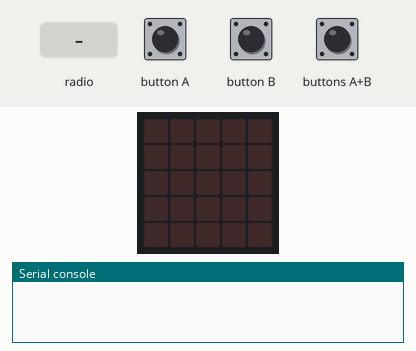
Simulated run of this program. Board: BBC micro:bit (MakeCode). On the bench: the board's 5×5 LED display, the last lines printed to the serial console. Inputs (shaded band) come from the test bench. No radio messages arrive unless stated (any console line starting 'radio sent:' is added by the test bench).

Above: at 1.2 s.
1.3 s: buttons A+B pressed for 0.15 s
At 2.6 s:
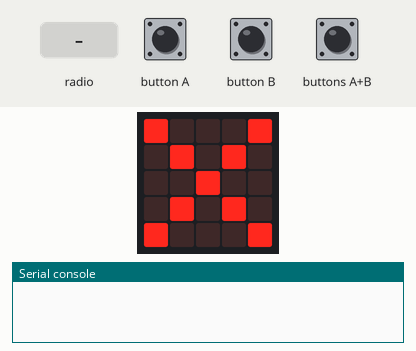
2.9 s: radio message "1" arrives
At 3.3 s:
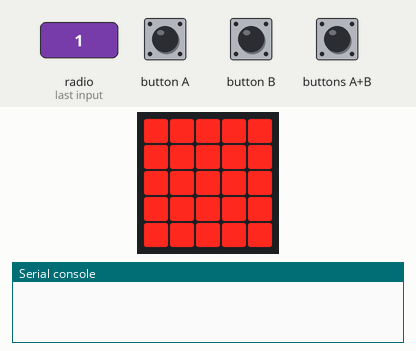
4.4 s: buttons A+B pressed for 1 s
At 6.4 s:
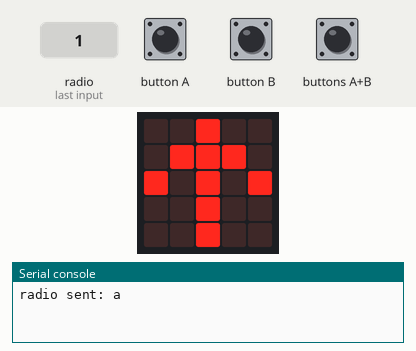
6.9 s: radio message "a" arrives
At 7.6 s:
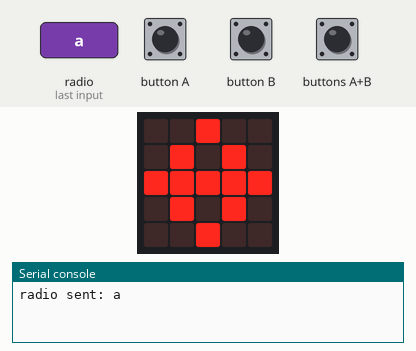
8.4 s: radio message "0" arrives
At 8.7 s:
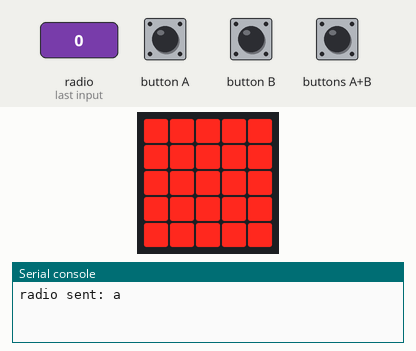
Timing chart, 0 to 10.9 s (numbered marks = the images above; inputs shaded):
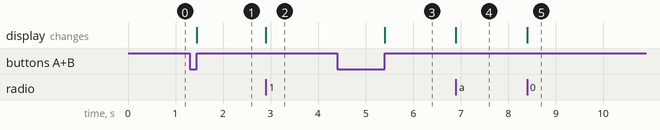

The program:

main.ts
```typescript
radio.onReceivedNumber(function (receivedNumber) {
    basic.showLeds(`
        # # # # #
        # # # # #
        # # # # #
        # # # # #
        # # # # #
        `)
    KLIK = 1
})
input.onButtonPressed(Button.AB, function () {
    if (KLIK == 1) {
        basic.showLeds(`
            . . # . .
            . # # # .
            # . # . #
            . . # . .
            . . # . .
            `)
        radio.sendString("a")
    } else {
        basic.showLeds(`
            # . . . #
            . # . # .
            . . # . .
            . # . # .
            # . . . #
            `)
    }
})
radio.onReceivedString(function (receivedString) {
    KLIK = 0
    basic.showLeds(`
        . . # . .
        . # . # .
        # # # # #
        . # . # .
        . . # . .
        `)
})
let KLIK = 0
radio.setGroup(148)
KLIK = 0
basic.forever(function () {

})
```

test.ts
```typescript
// tests gaan hier; deze zal niet worden gecompileerd wanneer dit pakket wordt gebruikt als extensie.
```

Measured:
- after the input at 1.3 s, the display: changes after 0.15 s (image 1)
- after the input at 2.9 s, the display: changes at once (image 2)
- after the input at 4.4 s, the display: changes after 1.0 s (image 3)
- after the input at 6.9 s, the display: changes at once (image 4)
- after the input at 8.4 s, the display: changes at once (image 5)
